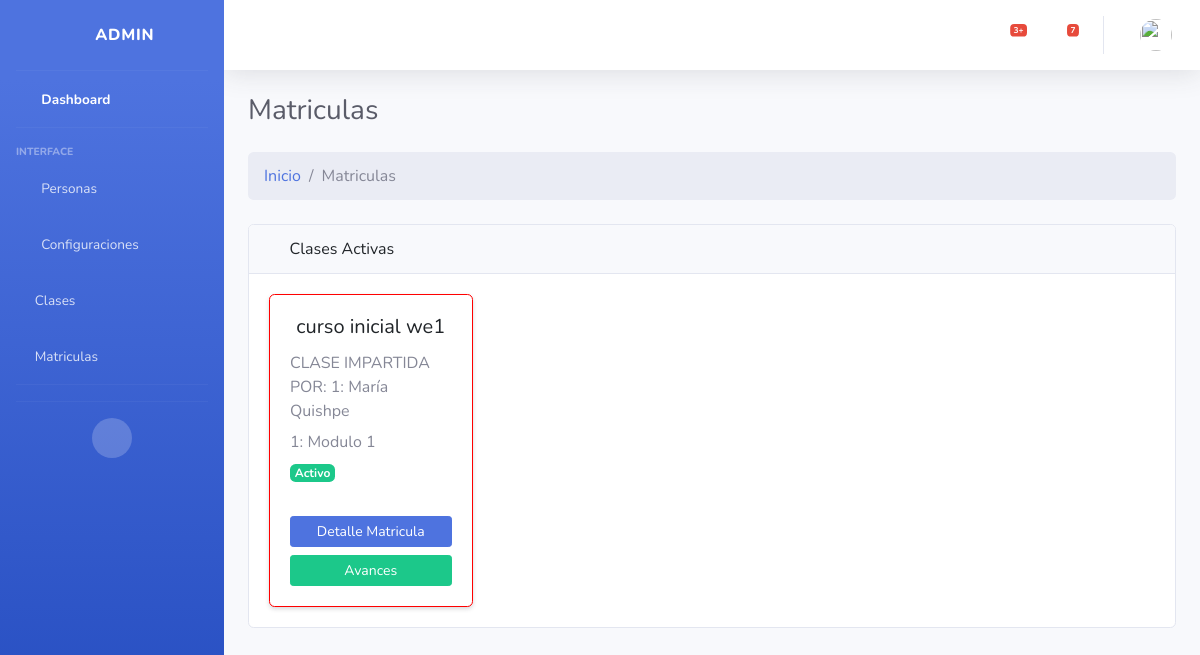
/matricula/, run on an earlier commit of the app's database.
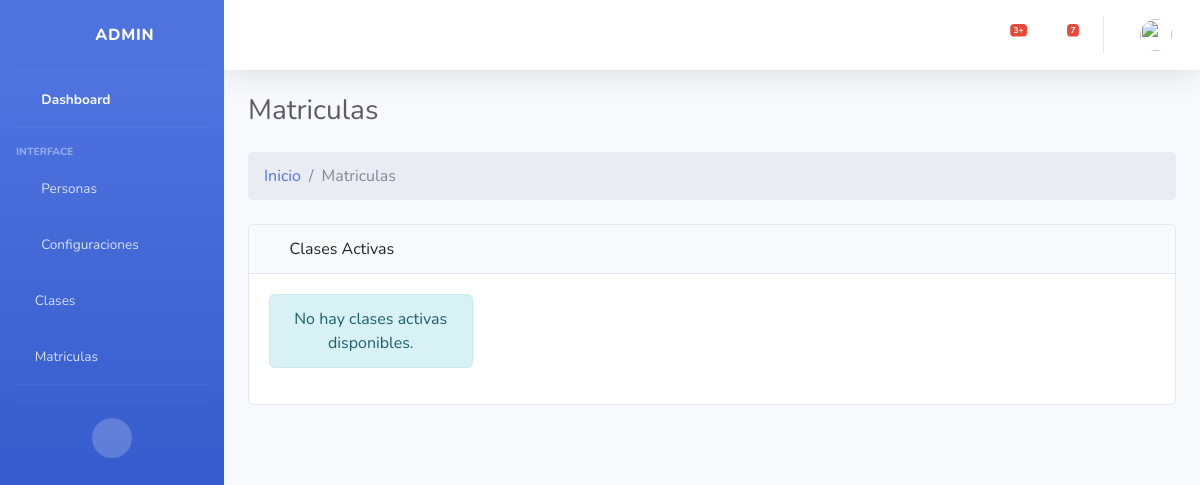
And on a later commit of the database.
### Aplicaciones/core/models.py (models this page shows, shortened)
class Clases (models.Model):
    cla_id = models.AutoField(primary_key=True)
    fk_docente = models.ForeignKey(Docentes,verbose_name='Docente',on_delete=models.CASCADE)
    fk_modulo = models.ForeignKey(Modulos,verbose_name='Modulo',on_delete=models.CASCADE)
    cla_nombre = models.CharField(max_length=100,null=False,verbose_name="Clase:")
    cla_estado = models.BooleanField(default=True,verbose_name='Estado:')
    cla_fecha_creacion = models.DateTimeField(auto_now_add=True,verbose_name='Creado el:')
    cla_fecha_actualizacion = models.DateTimeField(auto_now=True,verbose_name='Actualizado el:')

class Docentes(models.Model):
    doc_id = models.AutoField(primary_key=True)
    fk_id_persona = models.ForeignKey(Personas,verbose_name='Persona',on_delete=models.CASCADE)
    doc_cargo = models.CharField(max_length=100,default="Null",null=False,verbose_name="Cargo:")
    doc_fotografia = models.ImageField(upload_to='docentes/',default='Sin Foto',verbose_name="Fotografía:")
    doc_estado = models.BooleanField(default=True,verbose_name='Estado:')
    def __str__(self):
        return f"{self.doc_id}: {self.fk_id_persona.fk_id_usuario.first_name} {self.fk_id_persona.fk_id_usuario.last_name}"

class Personas(models.Model):
    per_id = models.AutoField(primary_key=True)
    fk_id_usuario = models.ForeignKey(User,verbose_name='Usuario',on_delete=models.CASCADE)
    per_segundo_nombre = models.CharField(max_length=50,default="Null",null=False,verbose_name="Segundo nombre:")
    per_segundo_apellido = models.CharField(max_length=50,default="Null",null=False,verbose_name="Segundo apellido:")
    per_fecha_nacimiento = models.DateField(default="Null",verbose_name="Fecha de nacimiento:")
    per_cedula = models.CharField(max_length=15,default="Null",null=False,verbose_name="Cédula:")
    per_telefono = models.CharField(max_length=15,default="Null",null=True,verbose_name="Teléfono:")
    per_fecha_actualizacion = models.DateTimeField(auto_now=True,verbose_name='Actualizado el:')

class Modulos(models.Model):
    mod_id = models.AutoField(primary_key=True)
    mod_nombre = models.CharField(max_length=50,null=False,unique=True,verbose_name="Nombre del modulo:")
    mod_descripcion = models.CharField(max_length=100,null=False,verbose_name="Descripción del modulo:")
    mod_estado = models.BooleanField(default=True,verbose_name='Estado:')
    mod_fecha_creacion = models.DateTimeField(auto_now_add=True,verbose_name='Creado el:')
    mod_fecha_actualizacion = models.DateTimeField(auto_now=True,verbose_name='Actualizado el:')
    def __str__(self):
        return f"{self.mod_id}: {self.mod_nombre}"

### Aplicaciones/core/views/crud_matricula_views.py (the view)
# urls.py: path('matricula/', crud_matricula_views.index, name='matricula_index'),
def index (request):
    clases=Clases.objects.all()
    return render(request, 'matricula/IndexM.html', {'clases':clases})

### Aplicaciones/core/templates/matricula/IndexM.html (shortened to what this page needs)
{% extends "plantillas/MasterAdmin.html" %}
{% load static %}
{% block content %}
<div class="container-fluid ">
    <div class="d-sm-flex align-items-center justify-content-between mb-4">
        <h1 class="h3 mb-0 text-gray-800">Matriculas</h1>
    </div>
    <ol class="breadcrumb mb-4">
        <li class="breadcrumb-item"><a href="{% url 'core_admin' %}">Inicio</a></li>
        <li class="breadcrumb-item active">Matriculas</li>
    </ol>
    <div class="card mb-4">
        <div class="card-header">
            <i class="fas fa-table me-1"></i>
            Clases Activas
        </div>
        <div class="card-body">
            <div >
                <div class="row row-cols-1 row-cols-sm-2 row-cols-md-3 row-cols-lg-4 g-4">
                    {% for clase in clases %}
                    <div class="col ">
                        <div class="card h-100 shadow-sm  " style="border: 1px solid #ff0000;">
                            <div class="card-body">
                                <h5 class="card-title text-center">{{ clase.cla_nombre }}</h5>
                                <p class="text-muted">CLASE  IMPARTIDA POR: {{ clase.fk_docente}}</p>
                                <h6 class="card-subtitle mb-2 text-muted"> {{ clase.fk_modulo }}</h6>
                                <p class="card-text">
                                    {% if clase.cla_estado %}
                                    <span class="badge bg-success">Activo</span>
                                    {% else %}
                                    <span class="badge bg-danger">Inactivo</span>
                                    {% endif %}
                                </p>
                            </div>
                            <div class="card-footer bg-transparent border-top-0  gap-2">
                                <a href="{% url 'matricula_detalle' clase.cla_id %}" class="btn btn-primary btn-sm w-100 mb-2">Detalle Matricula</a>
                                <a href="{% url 'avance_index' clase.cla_id %}" class="btn btn-success btn-sm w-100 mb-2">Avances</a>
                            </div>
                        </div>
                    </div>
                    {% empty %}
                    <div class="col-12">
                        <div class="alert alert-info text-center">
                            No hay clases activas disponibles.
                        </div>
                    </div>
                    {% endfor %}
                </div>
            </div>
        </div>
    </div>
</div>
{% endblock %}

What changed in the data, as far as the page shows it:
removed Clases: cla_nombre "curso inicial we1", fk_docente "1: María Quishpe", fk_modulo "1: Modulo 1", cla_estado "Activo"
Also different on the page:
text now shown: "No hay clases activas disponibles."
